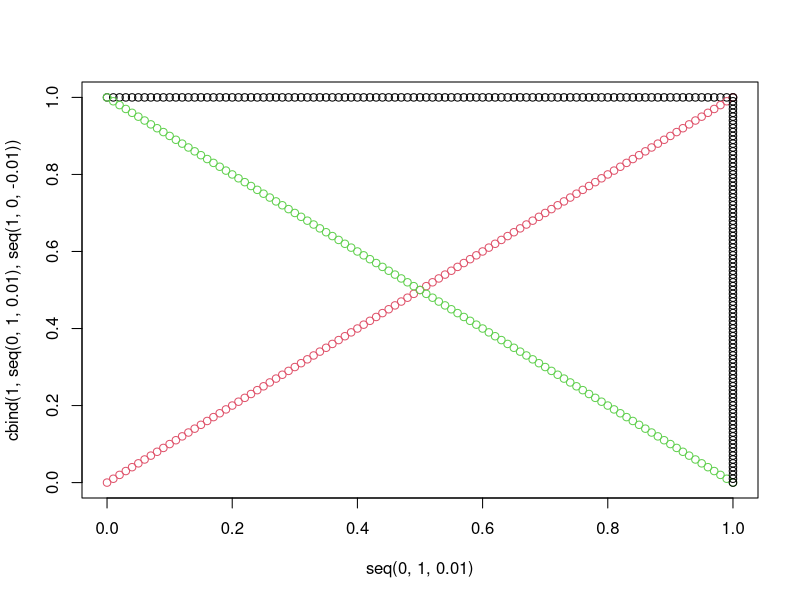

Source code (R):
## ---- chunk 1
alpha <- 0.5
matplot(seq(0, 1, 0.01), cbind(1, seq(0, 1, 0.01), seq(1, 0, -0.01)), pch=1)
matplot(rep(1, length(seq(0, 1, 0.01))), seq(0, 1, 0.01), pch = 1, add =TRUE)
## ---- chunk 2
distributionFunction <- function(x){
     0.5 * (x >= 0) + 0.5 * pnorm(x / 2)
}
## ---- chunk 3
distributionFunction(-1)
distributionFunction(1)
